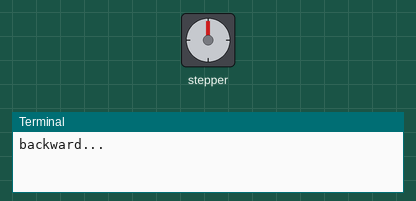
Recording of a program running on a simulated Raspberry Pi (header pin numbers). On the bench: stepper motor, the last lines printed to the terminal. The stepper is drawn at 2048 steps a turn.

Above: at 0.15 s.
At 5.85 s:
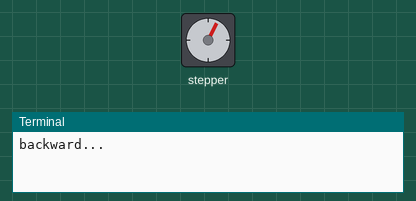
At 14.45 s:
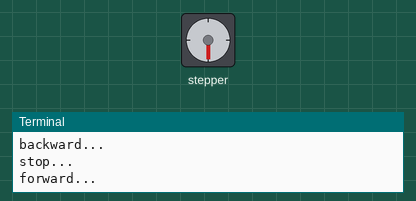
At 28.7 s:
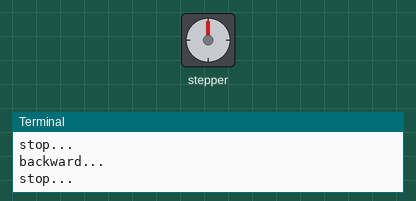
Timing chart, 0 to 40.0 s (numbered marks = the images above):
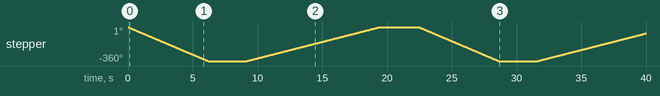

Measured:
- by itself, stepper: turns 360° counter-clockwise in 6.2 s, then 360° clockwise in 10.2 s, then 360° counter-clockwise in 6.2 s, then 293° clockwise in 8.3 s

The program:

motor.py
```python
#!/usr/bin/env python
#########################################################
#	File name: stepMotor.py
#	   Author: Jason Dai
#	     Date: 2015/01/26
#########################################################
import RPi.GPIO as GPIO
import time

IN1 = 11    # pin11
IN2 = 12
IN3 = 13
IN4 = 15

def setStep(w1, w2, w3, w4):
	GPIO.output(IN1, w1)
	GPIO.output(IN2, w2)
	GPIO.output(IN3, w3)
	GPIO.output(IN4, w4)

def stop():
	setStep(0, 0, 0, 0)

def forward(delay, steps):
	for i in range(0, steps):
		setStep(1, 0, 0, 0)
		time.sleep(delay)
		setStep(0, 1, 0, 0)
		time.sleep(delay)
		setStep(0, 0, 1, 0)
		time.sleep(delay)
		setStep(0, 0, 0, 1)
		time.sleep(delay)

def backward(delay, steps):
	for i in range(0, steps):
		setStep(0, 0, 0, 1)
		time.sleep(delay)
		setStep(0, 0, 1, 0)
		time.sleep(delay)
		setStep(0, 1, 0, 0)
		time.sleep(delay)
		setStep(1, 0, 0, 0)
		time.sleep(delay)

def setup():
	GPIO.setwarnings(False)
	GPIO.setmode(GPIO.BOARD)       # Numbers GPIOs by physical location
	GPIO.setup(IN1, GPIO.OUT)      # Set pin's mode is output
	GPIO.setup(IN2, GPIO.OUT)
	GPIO.setup(IN3, GPIO.OUT)
	GPIO.setup(IN4, GPIO.OUT)

def loop():
	while True:
		print "backward..."
		backward(0.003, 512)  # 512 steps --- 360 angle

		print "stop..."
		stop()                 # stop
		time.sleep(3)          # sleep 3s

		print "forward..."
		forward(0.005, 512)

		print "stop..."
		stop()
		time.sleep(3)

def destroy():
	GPIO.cleanup()             # Release resource

if __name__ == '__main__':     # Program start from here
	setup()
	try:
		loop()
	except KeyboardInterrupt:  # When 'Ctrl+C' is pressed, the child function destroy() will be  executed.
		destroy()
```
